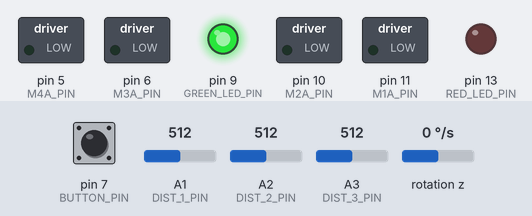
Bench run of a sketch on a simulated Arduino Uno, built with avr-gcc and run on an emulated ATmega328P. Shown: switched loads named in the sketch (green lamp = pin HIGH), output pins drawn as LEDs (lit = HIGH). Wiring (inferred from the names in the program): MPU-6050 motion sensor at I2C address 0x68. Dashed ring = blinking. The test bench sets the inputs (shaded band); at power-on: pin 7 (BUTTON_PIN) HIGH, A2 (DIST_2_PIN) = 512, rotation z 0 °/s, A1 (DIST_1_PIN) = 512, A3 (DIST_3_PIN) = 512. What the sketch prints to the serial monitor is not drawn.

Above: at 1.2 s.
1.3 s: pin 7 (BUTTON_PIN) pulled LOW for 0.15 s
At 1.7 s:
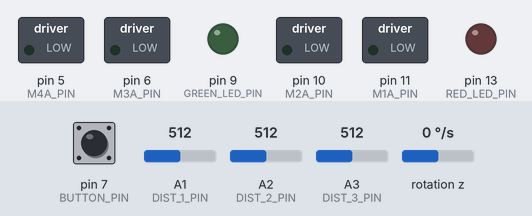
At 3.5 s:
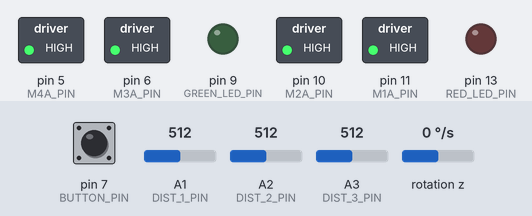
3.8 s: A2 (DIST_2_PIN) set to 450
5.5 s: A2 (DIST_2_PIN) set to 416
At 6.53 s:
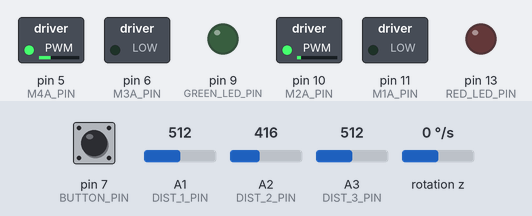
At 7.5 s:
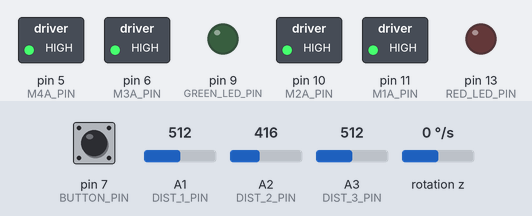
8.5 s: rotation z set to -39 °/s
11.5 s: rotation z set to -47 °/s
13.2 s: rotation z set to -192 °/s
Timing chart, 0 to 17.2 s (numbered marks = the images above; inputs shaded):
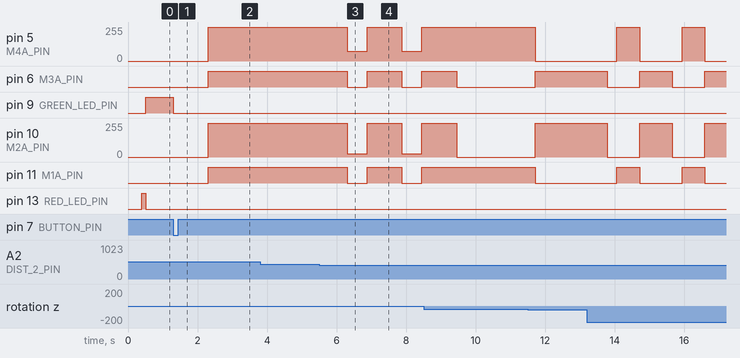

Measured:
- the behaviour switches between 435 and 434 on A2 (DIST_2_PIN) (found by bisection; images 2 and 3)
- after the input at 1.3 s, pin 5 (M4A_PIN), pin 10 (M2A_PIN): 0/255 → 255/255 after 1.0 s; pin 6 (M3A_PIN), pin 11 (M1A_PIN): LOW → HIGH after 1.0 s; pin 9 (GREEN_LED_PIN): HIGH → LOW at once
- after the input at 3.8 s, every drawn part: stays the same
- after the input at 5.5 s, pin 11 (M1A_PIN): alternates HIGH for 1.0 s and LOW for 0.57 s, starting after 0.81 s

The sketch:

pid.ino
```cpp
// (licence header left out)
#define RED_LED_PIN     13
#define GREEN_LED_PIN   9

#define BUZZER_PIN      8

#define M1A_PIN         11
#define M2A_PIN         10
#define M4A_PIN         5
#define M3A_PIN         6

#define BUTTON_PIN      7

#define LINE_R_PIN      2
#define LINE_M_PIN      3
#define LINE_L_PIN      4

#define DIST_3_PIN      A3
#define DIST_2_PIN      A2
#define DIST_1_PIN      A1

#define BATTERY_V_PIN   A0


#include<Wire.h>

const int MPU=0x68;  // I2C address of the MPU-6050

#define MPU6050_PWR_MGMT_1    0x6B
#define MPU6050_GYRO_CONFIG   0x1B

void IMUwriteReg(byte reg, byte val) {
  Wire.beginTransmission(MPU);
  Wire.write(reg);
  Wire.write(val);
  Wire.endTransmission(true);
}

int16_t GyZoffset;
float yaw;
unsigned long prev_ts;

void init_IMU() {
  Wire.begin();

  // Measure gyro sensor offset (robot must remain still)
  GyZoffset = 0;
  for(int i=0; i<10; i++)
    GyZoffset += readGyro_raw();
  GyZoffset /= 10;
  Serial.println("Gyro offset:");
  Serial.println(GyZoffset);

  IMUwriteReg(MPU6050_PWR_MGMT_1, bit(7) );  // DEVICE_RESET to 1 (D7=1)
  delay(100);
  IMUwriteReg(MPU6050_PWR_MGMT_1, 0 ); // set SLEEP to zero (D6=0, wakes up the MPU-6050)
  IMUwriteReg(MPU6050_GYRO_CONFIG, bit(3) | bit(4) ); // set sensitivity to +-2000deg/s (D3=1, D4=1)

  yaw = 0;
}

int16_t readGyro_raw() {
  Wire.beginTransmission(MPU);
  Wire.write(0x47);  // starting with register 0x47 (GYRO_ZOUT_H)
  Wire.endTransmission(false);
  Wire.requestFrom(MPU,2,true);  // request a total of 12 registers
  return Wire.read()<<8 | Wire.read();  // 0x47 (GYRO_ZOUT_H) & 0x48 (GYRO_ZOUT_L)
}

// Outputs the robot's rotational speed (yaw) in degrees/second
float readGyro() {
  return (readGyro_raw()-GyZoffset)*2000./32768.; // +-2000 deg/s sensitivity; +-2^15 full scale
}

float updateGyro(float rotationalSpeed) {
  unsigned long ts = micros();
  float dt = ((float)(ts-prev_ts))/1000000.;
  if(dt > 0 && dt < 0.5) { // Ensures the integration only over sensible sampling intervals
    yaw += rotationalSpeed*dt;
  }
  prev_ts = ts;
  return dt;
}


// Music notes
#define DO 262
#define RE 294
#define MI 330
#define FA 349
#define SOL 392
#define LA 440
#define SI 494

void playNote(int frequency, int length) {
    if(frequency <= 0) frequency = DO;
    if(length <= 0) length = 100;
    //tone(BUZZER_PIN,frequency);
    delay(length);
    //noTone(BUZZER_PIN);
    delay(100);
}

float mapf(float x, float in_min, float in_max, float out_min, float out_max) {
  return (x - in_min) * (out_max - out_min) / (in_max - in_min) + out_min;
}


void init_motor_pins() {
  pinMode(M1A_PIN,OUTPUT);
  pinMode(M2A_PIN,OUTPUT);
  pinMode(M3A_PIN,OUTPUT);
  pinMode(M4A_PIN,OUTPUT);
}

// Input: [-255,+255] (positive values move the robot forward)
void Lmotor_PWM(int16_t vel) {
  if(vel > 0) {
    analogWrite(M1A_PIN, 0);
    analogWrite(M2A_PIN, vel);
  } else if(vel < 0) {
    analogWrite(M1A_PIN, -vel);
    analogWrite(M2A_PIN, 0);
  } else {
    analogWrite(M1A_PIN, 255);
    analogWrite(M2A_PIN, 255);
  }
}

// Input: [-255,+255] (positive values move the robot forward)
void Rmotor_PWM(int16_t vel) {
  if(vel > 0) {
    analogWrite(M3A_PIN, 0);
    analogWrite(M4A_PIN, vel);
  } else if(vel < 0) {
    analogWrite(M3A_PIN, -vel);
    analogWrite(M4A_PIN, 0);
  } else {
    analogWrite(M3A_PIN, 255);
    analogWrite(M4A_PIN, 255);
  }
}

// Calibrated motor functions (cm/s)
#define motorDeadZonePWM 20
#define motorK_PWM       50
#define motorK_CMs       28.
int16_t map_vel_pwm(float vel) {
  int16_t res = 0;
  if(vel > 0)
    res = mapf(vel, 0,motorK_CMs, motorDeadZonePWM, motorK_PWM);
  if(vel < 0)
    res = mapf(vel, 0,-motorK_CMs, -motorDeadZonePWM, -motorK_PWM);
  return round(max(min(res,255),-255));
}

void set_motor_speed(float velocity, float offset) {
  Lmotor_PWM(map_vel_pwm(velocity+offset));
  Rmotor_PWM(map_vel_pwm(velocity-offset));
}

#define MIN_ROT_SPEED 10
void motor_calibration() {
  int16_t Lmotor_minA, Lmotor_minB, Rmotor_minA, Rmotor_minB;
  Serial.println("Motor calibration. Minimum speeds:");
  float rotSpeed;

  Lmotor_PWM(0);
  Rmotor_PWM(0);
  Lmotor_minA = 0;
  rotSpeed = 0;
  while(abs(rotSpeed) < MIN_ROT_SPEED) {
    rotSpeed = readGyro();
    Lmotor_PWM(Lmotor_minA);
    Lmotor_minA++;
    delay(100);
  }
  Lmotor_PWM(0);
  playNote(DO, 100);
  Serial.print("Lmotor_A\t");
  Serial.print(rotSpeed,5);
  Serial.print(" \t--->\t");
  Serial.println(Lmotor_minA);


  Lmotor_PWM(0);
  Rmotor_PWM(0);
  Rmotor_minA = 0;
  rotSpeed = 0;
  while(abs(rotSpeed) < MIN_ROT_SPEED) {
    rotSpeed = readGyro();
    Rmotor_PWM(Rmotor_minA);
    Rmotor_minA++;
    delay(100);
  }
  Rmotor_PWM(0);
  playNote(MI, 100);
  Serial.print("Rmotor_A\t");
  Serial.print(rotSpeed,5);
  Serial.print(" \t--->\t");
  Serial.println(Rmotor_minA);


  Lmotor_PWM(0);
  Rmotor_PWM(0);
  Lmotor_minB = 0;
  rotSpeed = 0;
  while(abs(rotSpeed) < MIN_ROT_SPEED) {
    rotSpeed = readGyro();
    Lmotor_PWM(Lmotor_minB);
    Lmotor_minB--;
    delay(100);
  }
  Lmotor_PWM(0);
  playNote(SOL, 100);
  Serial.print("Lmotor_B\t");
  Serial.print(rotSpeed,5);
  Serial.print(" \t--->\t");
  Serial.println(Lmotor_minB);


  Lmotor_PWM(0);
  Rmotor_PWM(0);
  Rmotor_minB = 0;
  rotSpeed = 0;
  while(abs(rotSpeed) < MIN_ROT_SPEED) {
    rotSpeed = readGyro();
    Rmotor_PWM(Rmotor_minB);
    Rmotor_minB--;
    delay(100);
  }
  Rmotor_PWM(0);
  playNote(DO*2, 100);
  Serial.print("Rmotor_B\t");
  Serial.print(rotSpeed,5);
  Serial.print(" \t--->\t");
  Serial.println(Rmotor_minB);

  Serial.println("Calibration done!");
  delay(10000);
}


// --- BUTTON ---
void init_button_pin() {
  pinMode(BUTTON_PIN,INPUT);
  digitalWrite(BUTTON_PIN, HIGH); // Enable internal pull-up resistor
}

bool button_is_pressed() {
  return !digitalRead(BUTTON_PIN);
}


float getDistanceCM(int pin) {
  float measurement = analogRead(pin);
  float ir_K = 4419.36; // Linearization of the sensor response
  float ir_C = 32.736;
  if(measurement <= ir_C) return 150;
  float res = ir_K/(measurement-ir_C);
  if(res < 0 || res > 150) res = 150;
  return res;
}

float getBatteryVoltage() {
  int val = analogRead(BATTERY_V_PIN);
  return mapf(val,0,1023, 0,21.1765); // Voltage divider with 22k in series with 6k8
}


void setup() {
  delay(400);

  init_motor_pins();
  init_button_pin();
  pinMode(RED_LED_PIN, OUTPUT);
  pinMode(GREEN_LED_PIN, OUTPUT);

  Serial.begin(115200);


  // Low battery notification (program will stop here if a minimum of 7V are not available)
  if(getBatteryVoltage() < 7) {
    while(1) {
      digitalWrite(RED_LED_PIN, HIGH);
      delay(100);
      digitalWrite(RED_LED_PIN, LOW);
      delay(100);
    }
  }

  digitalWrite(RED_LED_PIN, HIGH);

  // Robot must remain still while the following routine is executed
  init_IMU();


  digitalWrite(RED_LED_PIN, LOW);
  digitalWrite(GREEN_LED_PIN, HIGH);

  while(!button_is_pressed());
  digitalWrite(GREEN_LED_PIN, LOW);
  delay(1000);


  // Use this code to calculate motorK_PWM and motorK_CMs
  /*Lmotor_PWM(50);
  Rmotor_PWM(50);
  delay(500);
  Lmotor_PWM(0);
  Rmotor_PWM(0);

  while(!button_is_pressed());
  digitalWrite(GREEN_LED_PIN, HIGH);
  delay(1000);*/

  /*set_motor_speed(28, 0);
  delay(500);
  set_motor_speed(0, 0);
  while(!button_is_pressed());
  delay(1000);*/
  // Use this to estimate motorDeadZonePWM
  //motor_calibration();
}

float yawGoal;

/*void loop() {
  float rotationalSpeed = readGyro();
  float dt = updateGyro(rotationalSpeed);

  set_motor_speed(0, yaw);
  Serial.println(yaw);
}*/

float kp = 4;
float kd = 0.05;
float ki = 0.5;

int motorPIDcontroller(float yawGoal, boolean term_yawReached, float c_speed, float IRdistGoal_cm, boolean term_IRdistReached, float yawEnd, float distanceGoal, boolean term_distanceReached) {
  float prev_error = 0;
  boolean saturated = false;
  boolean first_iteration = true;
  float error_integral = 0;
  float error_derivative = 0;
  float distance_integral = 0;
  while(1) {
    float rotationalSpeed = readGyro();
    float dt = updateGyro(rotationalSpeed);

    float distR = getDistanceCM(DIST_1_PIN);
    float distL = getDistanceCM(DIST_3_PIN);

    if(button_is_pressed()) {
      set_motor_speed(0, 0);
      while(1);
    }

    float targetYaw = yawGoal;
    if(term_distanceReached) targetYaw = mapf(distance_integral,0,distanceGoal,yawGoal,yawEnd);
    float error = 0;//2*(distR-15);//(yaw-targetYaw);
    if(term_yawReached)
      error = (yaw-targetYaw);
    else {
      if(distR < 20) error = 2*(distR-12);
      if(distL < 20 && distL < distR) error = -2*(distL-12);
    }
    while(error > 180) error -= 360;
    while(error <= -180) error += 360;

    if(!first_iteration) {
      if(!saturated) error_integral += prev_error*dt;
      error_derivative = (error-prev_error)/dt;
      distance_integral += c_speed*dt;
      if(term_distanceReached) {
          if(c_speed > 0) {
              if(distance_integral > distanceGoal-c_speed*dt) return 3;
          } else {
              if(distance_integral < distanceGoal+c_speed*dt) return 3;
          }
      }
    } else first_iteration = false;

    if(term_yawReached && abs(error)+abs(error_integral)+abs(error_derivative) < 10) return 1;
    if(term_IRdistReached) {
        float dist = getDistanceCM(DIST_2_PIN);
        if(c_speed > 0) {
            if(dist < IRdistGoal_cm) return 2;
        } else {
            if(dist > IRdistGoal_cm) return 2;
        }
    }

    float v = kp*error + ki*error_integral + kd*error_derivative;

    if(abs(v)>400) {
      saturated = true;
    } else {
      if(saturated) error_integral = 0;
      saturated = false;
    }

    set_motor_speed(c_speed, v);

    prev_error = error;
  }
}

void pointToAngle(float yawGoal) {
    motorPIDcontroller(yawGoal, true, 0, 0, false, 0, 0, false);
    set_motor_speed(0, 0);
}


void loop() {
  for(int i=0; i<6; i++) {
    motorPIDcontroller(yawGoal, false, 28, 11, true, 0, 16, true);
    set_motor_speed(0, 0);
    delay(1000);
  }
  motorPIDcontroller(yaw+90, true, 0, 0, false, 0, 0, false);
  set_motor_speed(0, 0);
  //while(!button_is_pressed());
  delay(1000);
}
```
